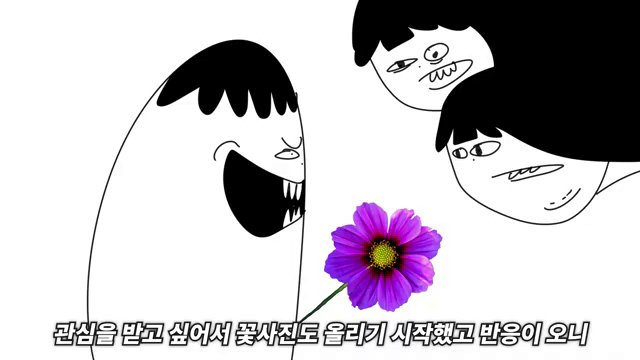
#> input picture copyright_detector/temp/tmp8c5f2n7f.jpg, 640 x 360 px
$ python -i watermark_detector.py   (imports and definitions only)
#> lines starting #> are read from the running program, lines starting #| are printed output that depends on the picture
#> further down, picture is the input picture: shape (360, 640, 3); mean B, G, R 196.4, 191.2, 195.3
"""
utils/watermark_detector.py - 향상된 워터마크 / 방송 오버레이 감지
비용: 무료 (OpenCV + NumPy만 사용)

제공 기능:
  1. detect_tiled_watermark_fft  - FFT 기반 반복 패턴 워터마크 (Getty 대각선 텍스트 등)
  2. enhance_frame_for_ocr       - CLAHE + 양방향 필터 + 감마 보정 (흐린 워터마크 강조)
  3. detect_letterbox_precise    - 적응형 임계값 레터박스/필러박스 감지
  4. score_broadcast_lower_third - 방송 하단 자막바(Lower Third) 정밀 스코어링
  5. detect_corner_logo_precise  - 코너 로고 엣지 + 색상 복합 감지
  6. detect_cinematic_aspect     - 시네마스코프/극장 화면비 감지 (영화 클립 식별)
  7. detect_scene_color_type     - 색상 분포 기반 장면 유형 힌트 (스포츠/콘서트/뉴스)
"""
import numpy as np
import cv2
from typing import Dict, Tuple


# ─────────────────────────────────────────────
# 1. FFT 기반 반복 패턴 워터마크 감지
# ─────────────────────────────────────────────
# [44 lines left out: function detect_tiled_watermark_fft, not called in this run]


# ─────────────────────────────────────────────
# 2. 향상된 OCR 전처리 (흐린 워터마크용)
# ─────────────────────────────────────────────
def enhance_frame_for_ocr(frame: np.ndarray) -> np.ndarray:
    """
    반투명/흐린 워터마크 텍스트를 강조하는 전처리 파이프라인.
    EasyOCR에 넘기기 전 적용하면 감지율이 크게 높아진다.

    Pipeline:
        CLAHE → Bilateral filter → 감마 보정(1.5) → Unsharp masking

    Returns:
        전처리된 BGR 이미지 (EasyOCR 3채널 입력 호환)
    """
    if frame is None or frame.size == 0:
        return frame

    gray = cv2.cvtColor(frame, cv2.COLOR_BGR2GRAY) if len(frame.shape) == 3 else frame.copy()
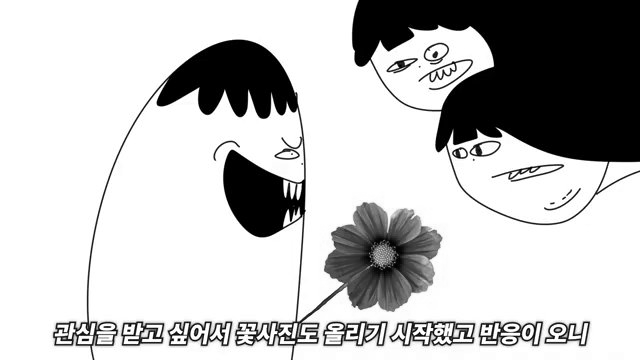
#> gray: shape (360, 640); min 0, max 255, mean 193

    # 1. CLAHE: 적응형 대비 향상
    clahe = cv2.createCLAHE(clipLimit=3.0, tileGridSize=(8, 8))
    enhanced = clahe.apply(gray)
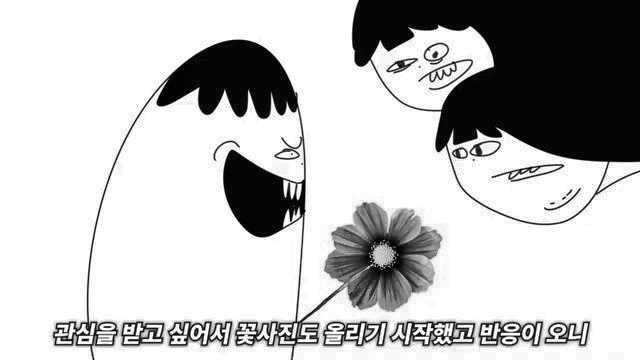
#> enhanced: shape (360, 640); min 0, max 255, mean 193

    # 2. Bilateral filter: 노이즈 제거 + 텍스트 엣지 보존
    denoised = cv2.bilateralFilter(enhanced, 9, 75, 75)
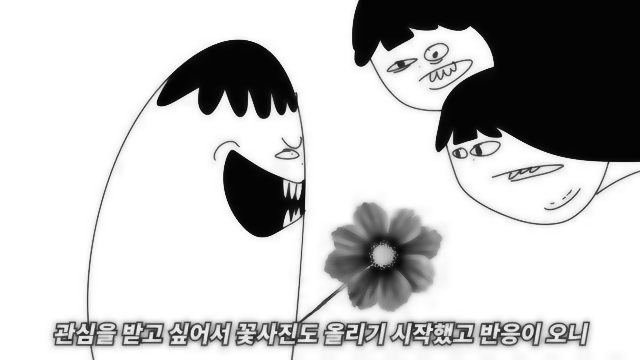
#> denoised: shape (360, 640); min 3, max 255, mean 193.4

    # 3. 감마 보정 γ=1.5 → 전체적으로 밝게 (어두운 텍스트 강조)
    gamma_table = np.array(
        [((i / 255.0) ** (1.0 / 1.5)) * 255 for i in range(256)],
        dtype=np.uint8,
    )
    brightened = cv2.LUT(denoised, gamma_table)
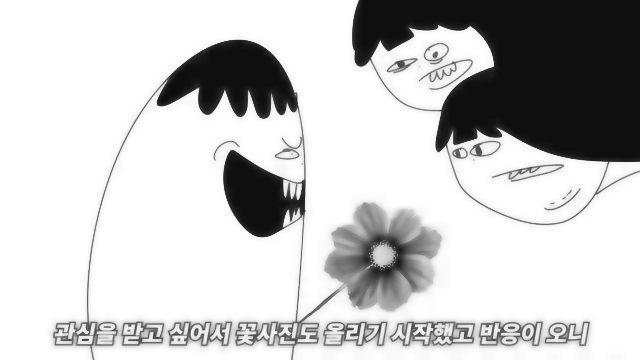
#> brightened: shape (360, 640); min 13, max 255, mean 199.5

    # 4. Unsharp masking: 텍스트 선명도 강화
    blur = cv2.GaussianBlur(brightened, (0, 0), 3)
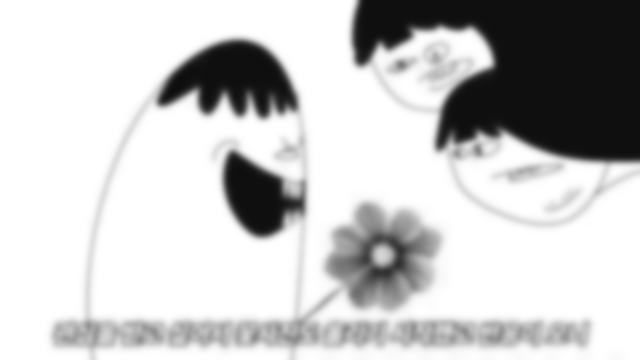
#> blur: shape (360, 640); min 14, max 255, mean 199.5
    sharpened = cv2.addWeighted(brightened, 1.5, blur, -0.5, 0)
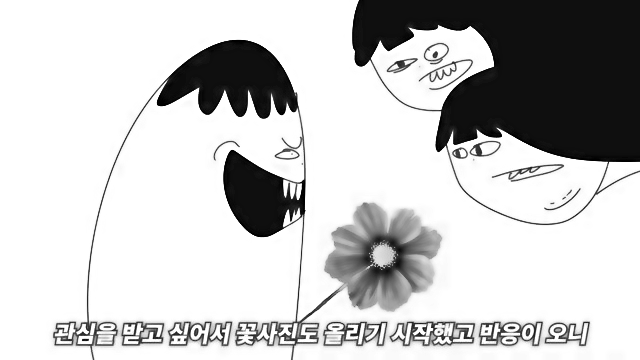
#> sharpened: shape (360, 640); min 0, max 255, mean 199

    return cv2.cvtColor(sharpened, cv2.COLOR_GRAY2BGR)


# ─────────────────────────────────────────────
# 3. 정밀 레터박스 / 필러박스 감지
# ─────────────────────────────────────────────
# [328 lines left out: functions detect_letterbox_precise, score_broadcast_lower_third, detect_corner_logo_precise, detect_cinematic_aspect, detect_scene_color_type, not called in this run]

>>> import cv2
>>> picture = cv2.imread('../../../copyright_detector/temp/tmp8c5f2n7f.jpg')
>>> result = enhance_frame_for_ocr(picture)
